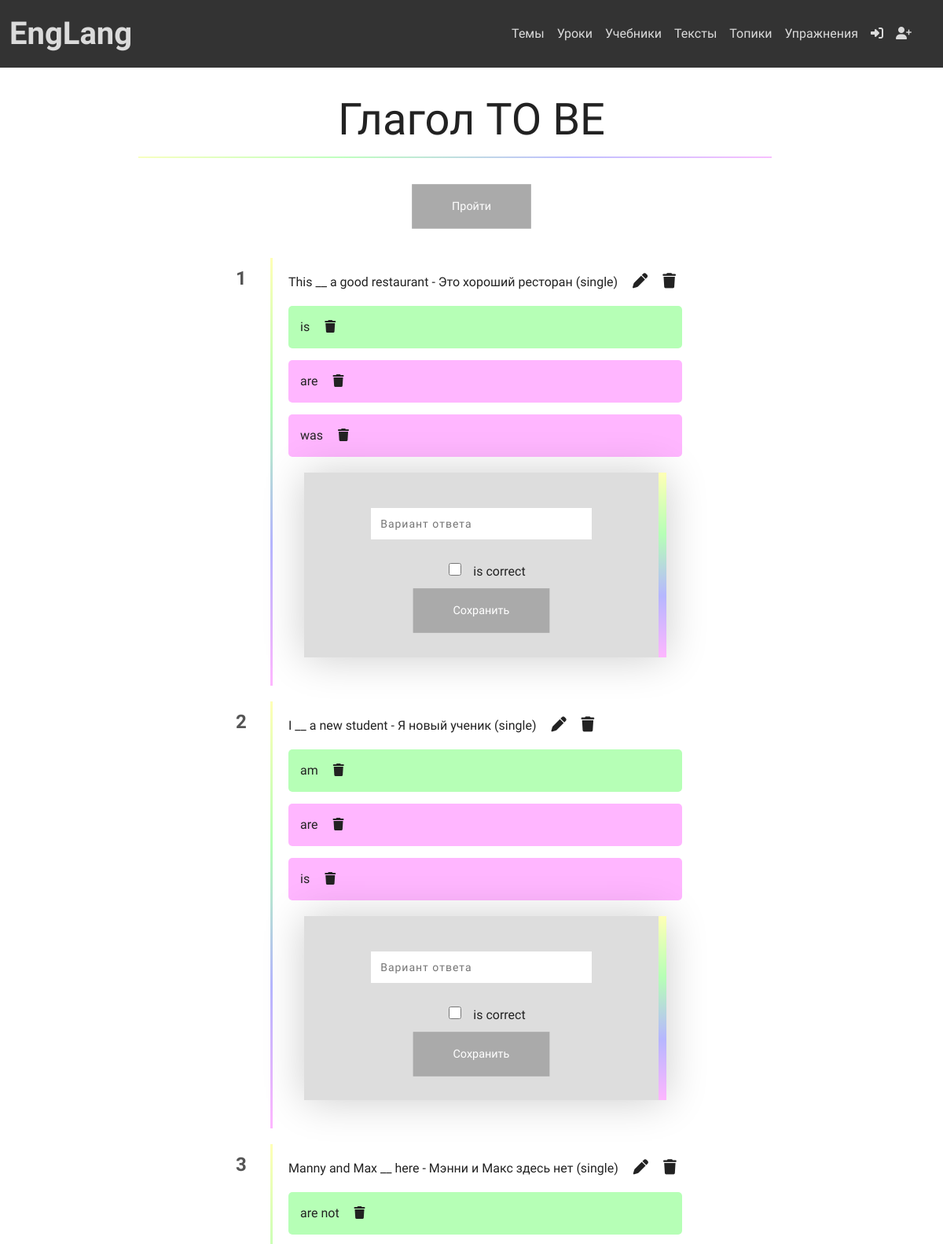
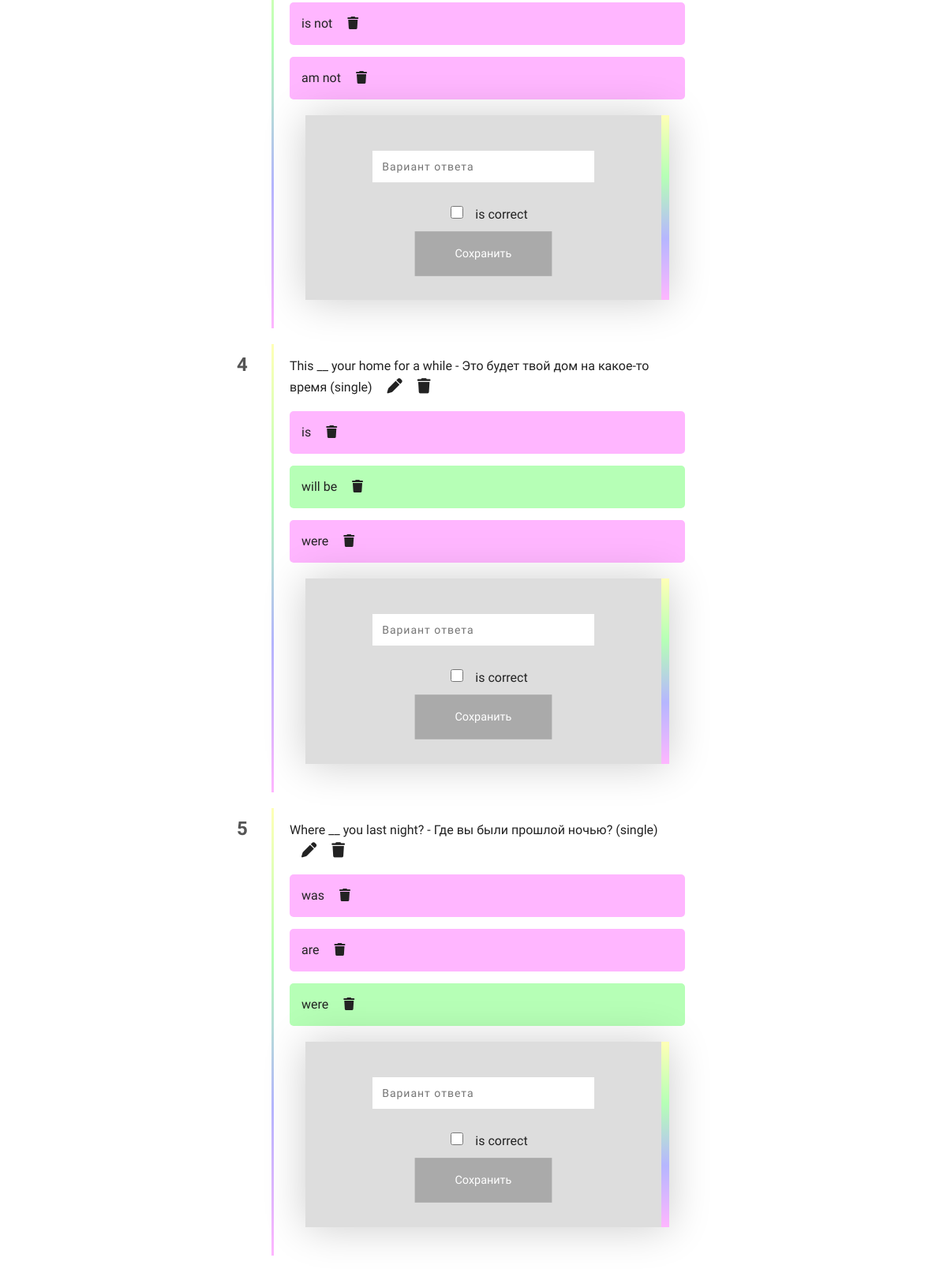
The page /quizzes/quiz/1/detail/ (upper part) on the database its author committed (2 pictures, top to bottom).
### quizzes/models.py (models this page shows, shortened)
class Quiz(models.Model):
    author = models.ForeignKey(Profile, null=True, blank=True, on_delete=models.CASCADE)
    name = models.CharField(max_length=120)
    created_at = models.DateTimeField(auto_now_add=True)
    class Meta:
        ordering = ['created_at']
        verbose_name = 'Тест'
        verbose_name_plural = 'Тесты'

class Question(models.Model):
    class type(models.TextChoices):
        single = 'single'
        multiple = 'multiple'
    name = models.CharField(max_length=350)
    type = models.CharField(max_length=8, choices=type.choices, default=type.single)
    quiz = models.ForeignKey(Quiz, on_delete=models.CASCADE)
    explanation = models.CharField(max_length=550)
    class Meta:
        ordering = ['id']
        verbose_name = 'Вопрос'
        verbose_name_plural = 'Вопросы'

class Answer(models.Model):
    question = models.ForeignKey(Question, on_delete=models.CASCADE)
    name = models.CharField(max_length=200)
    is_correct = models.BooleanField(default=False)
    class Meta:
        verbose_name = 'Ответ'
        verbose_name_plural = 'Ответы'

### quizzes/views.py (the view)
# urls.py: path('quiz/<int:pk>/detail/', views.QuizDetailView.as_view(), name='quiz_details'),
class QuizDetailView(DetailView):
    model = Quiz
    template_name = 'quizzes/quiz_details.html'
    def get_context_data(self, **kwargs):
        context = super().get_context_data(**kwargs)
        context['questions'] = self.object.question_set.all()
        return context

### templates/quizzes/quiz_details.html (shortened to what this page needs)
{% extends 'base.html' %}
{% block content %}
    <div class="container-fluid">
        <div class="row text-center alert">
            <div class="col-12">
                <h1 class="display-4">{{ quiz.name }}</h1>
            </div>
            <hr>
            <div class="col-12">
                <a href="{% url 'display_quiz' quiz.id %}" class="btn btn-warning">Пройти</a>
            </div>
        </div>
    </div>
    <div class="container-fluid padding">
        <div class="row">
            <div class="offset-sm-1 col-sm-10 offset-md-2 col-md-8 offset-lg-2 col-lg-8 offset-xl-3 col-xl-6">
                <div class="list">
                    <ol class="ordered_list">
                        {% for question in questions %}
                            <li class="ordered_list_item">
                                <div class="question">
                                    <p>
                                        {{ question.name }} ({{ question.type }})
                                        <a href="{% url 'update_question' quiz.id question.id %}"><i class="fas fa-pen"></i></a>
                                        <a href="{% url 'delete_question' quiz.id question.id %}"><i class="fas fa-trash"></i></a>
                                    </p>
                                </div>
                                <div class="answers">
                                    {% for answer in question.answer_set.all %}
                                        {% if answer.is_correct %}
                                            <p class="correct">{{ answer.name }} <a href="{% url 'delete_answer' quiz.id answer.id %}"><i class="fas fa-trash"></i></a></p>
                                        {% else %}
                                            <p class="incorrect">{{ answer.name }} <a href="{% url 'delete_answer' quiz.id answer.id %}"><i class="fas fa-trash"></i></a></p>
                                        {% endif %}
                                    {% endfor %}
                                </div>
                                <form class="text-center" action="{% url 'create_answer' quiz.id question.id %}" method="post">
                                    <input type="text" required placeholder="Вариант ответа" name="name"><br>
                                    <input type="checkbox" name="is_correct" value="True">is correct<br>
                                    <button class="btn btn-success" type="submit">Сохранить</button>
                                </form>
                            </li>
                        {% endfor %}
                    </ol>
                </div>
            </div>
        </div>
    </div>
{% endblock %}

### static/css/style.css (style rules this page uses)
a { text-decoration: none; color: #222; transition: all 0.3s ease; }
.btn { display: inline-block; padding: 15px 50px; background-color: #aaa; font-size: 15px; font-weight: 500; transition: all 0.5s ease; transform: scale(0.96); text-transform: capitalize; color: #fff; border: 3px solid transparent; border-radius: 0px; }
.btn-warning, .btn-success, .btn-primary, .btn-danger { border-radius: 0px; }
.padding { padding-bottom: 2em; }
.alert { width: 75%; margin: 0 auto; padding-top: 2em; border-radius: 0; }
.alert hr, .bookmarks hr { border-top: 2px solid; border-image: linear-gradient(to right, #ff0,#0f0,#00f,#f0f) 30; width: 95%; margin-top: 0.3em; margin-bottom: 1em; }

### static/css/base.css (style rules this page uses)
:root { --gradient: linear-gradient(to right, #ff0, #0f0, #00f, #f0f); --light-gradient: linear-gradient(to right, #ffb, #bfb, #bbf, #fbf); --dark-gradient: linear-gradient(to right, #660, #060, #006, #606); }
body, html { width: 100%; height: 100%; margin: 0; padding: 0; font-family: 'Inter Tight', sans-serif; color: #222; }

### static/css/form.css (style rules this page uses)
form { box-sizing: border-box; margin: 20px; font-weight: 300; padding: 30px 25px; box-shadow: 0px 1px 50px 0px rgba(0, 0, 0, 0.2); background-color: #ddd; border-right: 10px solid; border-image: linear-gradient(#ffffb6,#b6ffb6,#b6b6ff,#ffb6ff); border-image-slice: 1; }
form input { color: #666; background: white; font-size: 14px; font-weight: 500; letter-spacing: 1px; height: 40px; width: 70%; padding: 6px 12px; border: 0px; margin: 15px auto; }
input[type="checkbox"] { width: 16px; height: 16px; margin: 15px; }

### static/css/list.css (style rules this page uses)
.ordered_list { list-style: none; counter-reset: li; }
.ordered_list li.ordered_list_item { position: relative; border-left: 3px solid; border-image: linear-gradient(#ffffb6,#b6ffb6,#b6b6ff,#ffb6ff); border-image-slice: 1; padding:16px 20px; margin: 20px auto; -webkit-transition-duration: 0.3s; transition-duration: 0.3s; }
.ordered_list li.ordered_list_item:before { line-height: 32px; position: absolute; top: 10px; left:-80px; width:80px; text-align:center; font-size: 24px; font-weight: bold; color: #555; counter-increment: li; content: counter(li); -webkit-transition-duration: 0.3s; transition-duration: 0.3s; -webkit-box-sizing: border-box; -moz-box-sizing: border-box; box-sizing: border-box; }

### static/css/quiz.css (style rules this page uses)
.error-message, .correct, .did_not_answer, .incorrect { padding: 15px; margin-bottom: 15px; margin-top: 15px; border-radius: 5px; font-weight: 300; color: #222; }
.correct { background-color: #b6ffb6; }
.incorrect { background-color: #ffb6ff; }
.question a { margin-left: 15px; font-weight: 300; font-size: 1.2em; color: #222; transition: all 0.5s ease; }
.answers a { margin-left: 15px; font-weight: 300; color: #222; transition: all 0.5s ease; }

### rows shown on the page
Quiz: name "Глагол TO BE"
Question: name "This __ a good restaurant - Это хороший ресторан", type "single"
Answer: name "is"
Answer: name "are"
Answer: name "was"
Question: name "I __ a new student - Я новый ученик", type "single"
Answer: name "am"
Answer: name "are"
Answer: name "is"
Question: name "Manny and Max __ here - Мэнни и Макс здесь нет", type "single"
Answer: name "are not"
Answer: name "is not"
Answer: name "am not"
Question: name "This __ your home for a while - Это будет твой дом на какое-то время", type "single"
Answer: name "is"
Answer: name "will be"
Answer: name "were"
Question: name "Where __ you last night? - Где вы были прошлой ночью?", type "single"
Answer: name "was"
Answer: name "are"
Answer: name "were"
